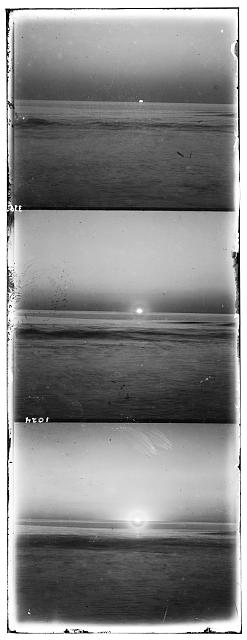
#> input picture hw1/img.jpg, 247 x 640 px, given in place of img.tif, which was not available
$ python optimize.py
#> lines starting #> are read from the running program, lines starting #| are printed output that depends on the picture; pictures that were not available may be replaced by others from this repository, and a replacement may not be noted
import numpy as np
from skimage import io
from skimage.transform import resize
from skimage import filters
import matplotlib.pyplot as plt

img = io.imread('img.tif')
#> img is the input picture: shape (640, 247); min 0, max 255, mean 133.7
print("資料型別:", img.dtype)  # 確認是 uint16
#| 資料型別: uint8

# uint16 範圍是 0~65535
if img.dtype == np.uint16:
    img = img.astype(np.float64) / 65535.0
else:
    img = img.astype(np.float64) / 255.0

height = img.shape[0]
#> height = 640
third = height // 3
#> third = 213
b = img[:third]
g = img[third:2*third]
r = img[2*third:3*third]

def ncc(img1, img2):
    img1_norm = (img1 - np.mean(img1)) / np.std(img1)
    img2_norm = (img2 - np.mean(img2)) / np.std(img2)
    return np.sum(img1_norm * img2_norm)

def align_pyramid(img_base, img_to_align, min_size=32, window=15):
    levels = []
    h = img_base.shape[0]
    while h > min_size:
        levels.append(h)
        h = h // 2
    levels = levels[::-1]

    print(f"金字塔層數: {len(levels)}, 各層高度: {levels}")

    best_dx, best_dy = 0, 0

    for level_h in levels:
        scale = level_h / img_base.shape[0]
        w = int(img_base.shape[1] * scale)

        base_small = resize(img_base, (level_h, w))
        align_small = resize(img_to_align, (level_h, w))

        start_dx = best_dx * 2
        start_dy = best_dy * 2

        best_score = -np.inf

        for dy in range(start_dy - window, start_dy + window + 1):
            for dx in range(start_dx - window, start_dx + window + 1):
                shifted = np.roll(align_small, dy, axis=0)
                shifted = np.roll(shifted, dx, axis=1)
                score = ncc(base_small[10:-10, 10:-10], shifted[10:-10, 10:-10])

                if score > best_score:
                    best_score = score
                    best_dx, best_dy = dx, dy

        print(f"層高度 {level_h}: dx={best_dx}, dy={best_dy}")

    return best_dx, best_dy

def auto_crop(img, margin=0.15):
    r, g, b = img[:,:,0], img[:,:,1], img[:,:,2]
    h, w = img.shape[:2]
    search_h = int(h * margin)
    search_w = int(w * margin)

    top, bottom = 0, h

    # 上下：每個 channel 的 sobel_h 峰值（水平板框邊界最強）
    for ch in [r, g, b]:
        row_edge = np.abs(filters.sobel_h(ch)).mean(axis=1)
        ch_top    = int(np.argmax(row_edge[:search_h])) + 1
        ch_bottom = h - 1 - int(np.argmax(row_edge[h - search_h:][::-1]))
        top    = max(top,    ch_top)
        bottom = min(bottom, ch_bottom)

    # 左右：inter-channel 差異（偵測 np.roll 水平偏移造成的 channel 錯位）
    diff = np.abs(r - g) + np.abs(g - b) + np.abs(r - b)
    col_diff = diff.mean(axis=0)
    interior = col_diff[search_w : w - search_w]
    col_threshold = interior.mean() + 2 * interior.std()

    left = 0
    for i in range(search_w):
        if col_diff[i] > col_threshold:
            left = i + 1

    right = w
    for i in range(w - 1, w - 1 - search_w, -1):
        if col_diff[i] > col_threshold:
            right = i

    print(f"裁切範圍: top={top}, bottom={bottom}, left={left}, right={right}")
    return img[top:bottom, left:right]

dx_g, dy_g = align_pyramid(b, g)
#| 金字塔層數: 3, 各層高度: [53, 106, 213]
#> the loop in align_pyramid, `for level_h in levels:` made 3 passes
#> (scale, w) on passes 2 to 3: (0.498, 122), (1, 247)
#> after the loop in align_pyramid, `for level_h in levels:`: best_dx = -1; best_dy = -2
#> dx_g = -1; dy_g = -2
dx_r, dy_r = align_pyramid(b, r)
#| 金字塔層數: 3, 各層高度: [53, 106, 213]
#> the loop in align_pyramid (call 2), `for level_h in levels:` made 3 passes
#> dx_r = -3; dy_r = 6

print(f"\n最終結果:")
print(f"G offset: dx={dx_g}, dy={dy_g}")
#| G offset: dx=-1, dy=-2
print(f"R offset: dx={dx_r}, dy={dy_r}")
#| R offset: dx=-3, dy=6

g_aligned = np.roll(g, dy_g, axis=0)
g_aligned = np.roll(g_aligned, dx_g, axis=1)
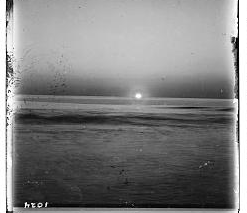
#> g_aligned: shape (213, 247) float64; min 0, max 1, mean 0.5
r_aligned = np.roll(r, dy_r, axis=0)
r_aligned = np.roll(r_aligned, dx_r, axis=1)
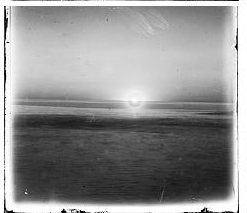
#> r_aligned: shape (213, 247) float64; min 0, max 1, mean 0.568

color_img = np.stack([r_aligned, g_aligned, b], axis=2)
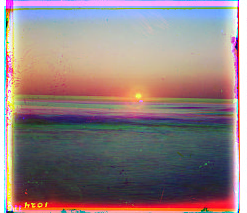
#> color_img: shape (213, 247, 3) float64; mean of channels 0, 1, 2 0.568, 0.5, 0.504; drawn as R, G, B
color_img_cropped = auto_crop(color_img)
#> the loop in auto_crop, `for ch in [r, g, b]:` made 3 passes
#> (ch_top, ch_bottom, top, bottom) on passes 1 to 3: (6, 211, 6, 211), (12, 207, 12, 207), (8, 210, 12, 207)
#> in auto_crop, `diff = np.abs(r - g) + np.abs(g - b) + np.abs(r - b)`:
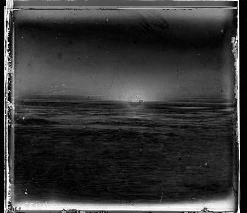
#> diff: shape (213, 247) float64; min 0, max 2, mean 0.44; drawn with min black and max white
#> in auto_crop, `col_diff = diff.mean(axis=0)`: col_diff = 247 values, max 1.59 at index 7, min 0.0117 at index 243, mean 0.44
#> in auto_crop, `interior = col_diff[search_w : w - search_w]`: interior = 173 values, max 0.45 at index 98, min 0.391 at index 37, mean 0.416
#> in auto_crop, `col_threshold = interior.mean() + 2 * interior.std()`: col_threshold = 0.443
#| 裁切範圍: top=12, bottom=207, left=37, right=220

img_min = color_img_cropped.min()
#> img_min = 0
img_max = color_img_cropped.max()
#> img_max = 1
color_img_cropped = (color_img_cropped - img_min) / (img_max - img_min)

# 自動白平衡：Gray World 假設（場景平均色應為灰色，以此估計光源）
r_ch = color_img_cropped[:, :, 0]
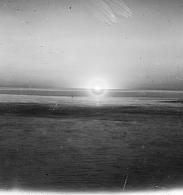
#> r_ch: shape (195, 183) float64; min 0.0627, max 1, mean 0.497
g_ch = color_img_cropped[:, :, 1]
b_ch = color_img_cropped[:, :, 2]
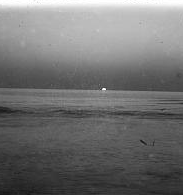
#> b_ch: shape (195, 183) float64; min 0.0863, max 1, mean 0.445

gray_mean = (r_ch.mean() + g_ch.mean() + b_ch.mean()) / 3
#> gray_mean = 0.462
r_wb = np.clip(r_ch * (gray_mean / r_ch.mean()), 0, 1)
g_wb = np.clip(g_ch * (gray_mean / g_ch.mean()), 0, 1)
b_wb = np.clip(b_ch * (gray_mean / b_ch.mean()), 0, 1)

color_img_wb = np.stack([r_wb, g_wb, b_wb], axis=2)
plt.imsave('output_wb.jpg', color_img_wb)
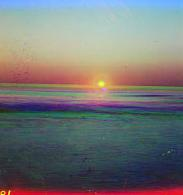
#> saved as output_wb.jpg: shape (195, 183, 3); mean R, G, B 117.3, 117.2, 117.3
print("已儲存 output_wb.jpg")
